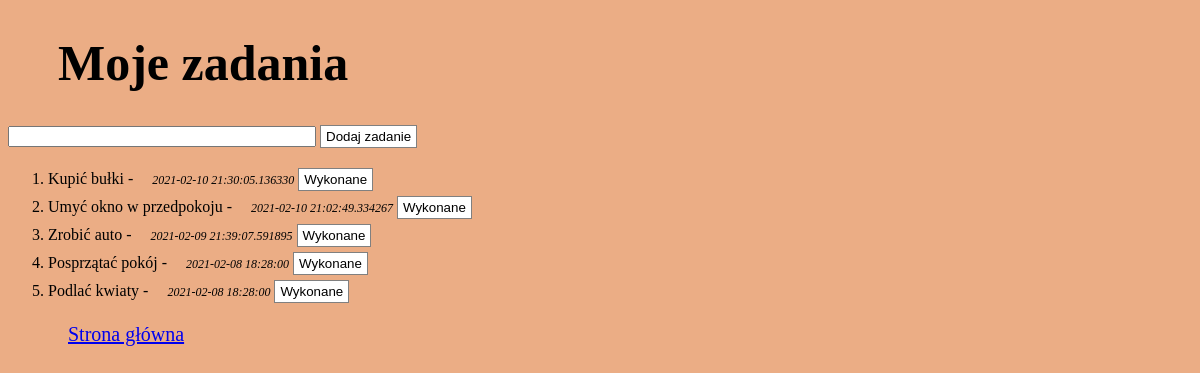
/zadania, run on an earlier commit of the app's database.
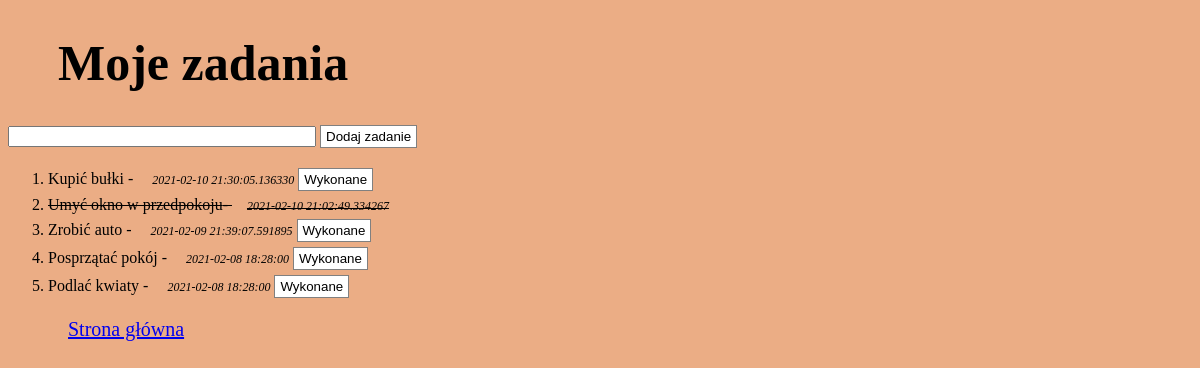
And on a later commit of the database.
### tables this page shows
CREATE TABLE zadania (
    id integer primary key autoincrement,  --identyfikator
    zadanie text not null,   --opis zadania do wykonania
    zrobione boolean not null,   --informacja czy zadanie wykonano
    data_dodania datetime not null --data dodania zadania
);

### main.py (the view, shortened to what this page needs)
@app.route('/zadania', methods=['GET', 'POST'])
def zadania():
    error=None
    db = get_db()
    kursor = db.execute('SELECT * FROM zadania ORDER BY data_dodania DESC;')
    zadania = kursor.fetchall()  #fetchall zwraca dane w formie listy
    return render_template('zadania.html', zadania=zadania, error=error)

### main.py (called while the page is built)
def get_db():
    if not g.get('db'):  # jezeli brak połączenia to je tworzymy
        conn = sqlite3.connect(app.config['DATABASE'])
        conn.row_factory = sqlite3.Row
        g.db = conn  # zapisujemy połączenie w kontekście aplikacji
    return g.db  # zwracamy połączenie z bazą

### templates/zadania.html (shortened to what this page needs)
<!DOCTYPE html>
<html lang="en">
<head>
    <link rel="stylesheet" type="text/css" href="{{url_for('static', filename='style.css') }}">
</head>
<body>
    <h1> {{config.SITE_NAME}}</h1>
    <form class="add-form" method="POST" action="{{ url_for('zadania') }}">
      <input name="zadanie" value=""/>
      <button type="submit">Dodaj zadanie</button>
    </form>
    <ol>
        {% for zadanie in zadania %}
            <li>
                {% if zadanie.zrobione %}
                    <span class="done">{{ zadanie.zadanie}}- <em> {{zadanie.data_dodania}}</em></span>
                {% else %}
                    {{zadanie.zadanie}} - <em> {{zadanie.data_dodania}}</em>
                {% endif %}
                {% if not zadanie.zrobione %}
                    <form method="POST" action="{{ url_for('zrobione') }}">
                      <button type="submit">Wykonane</button>
                    </form>
                {% endif %}
            </li>
            {% endfor %}
    </ol>
    <p><a href="{{url_for('index')}}">Strona główna</a></p>
</body>
</html>

What changed in the data, as far as the page shows it:
changed zadania "Umyć okno w przedpokoju": zrobione False → True (drawn)
